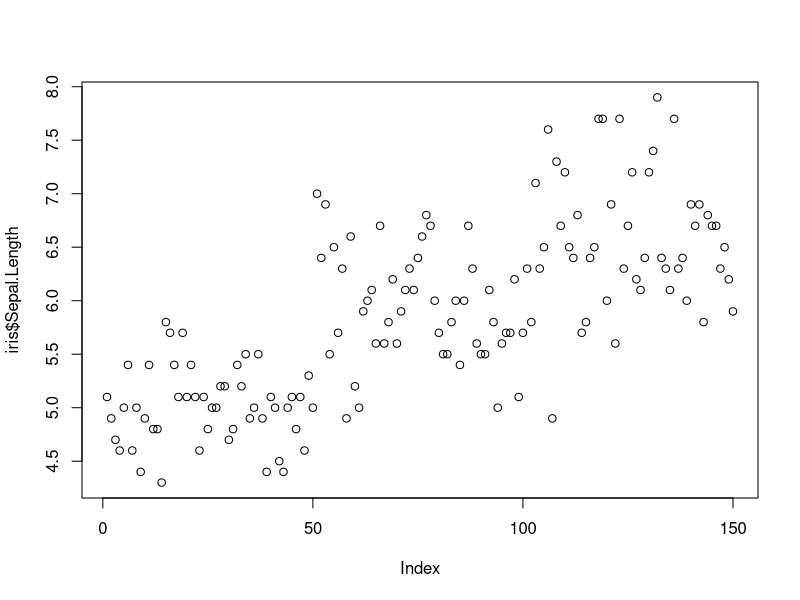
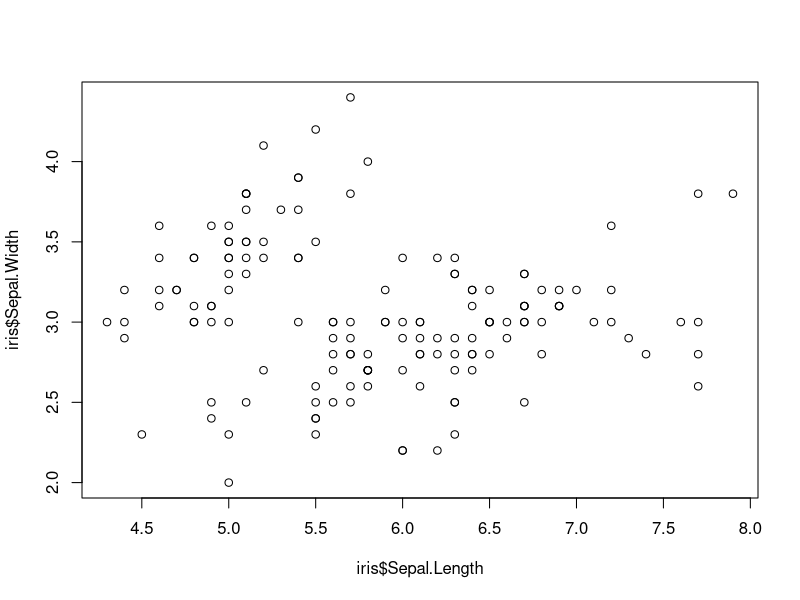
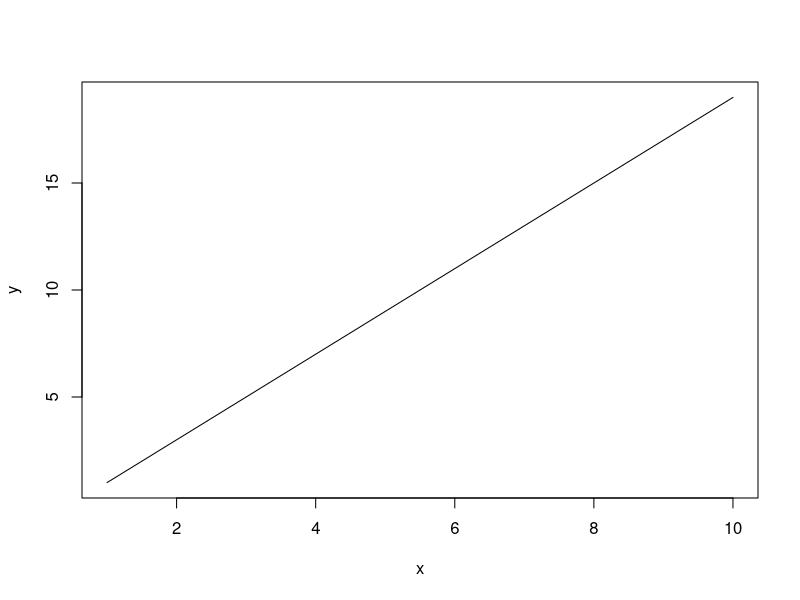
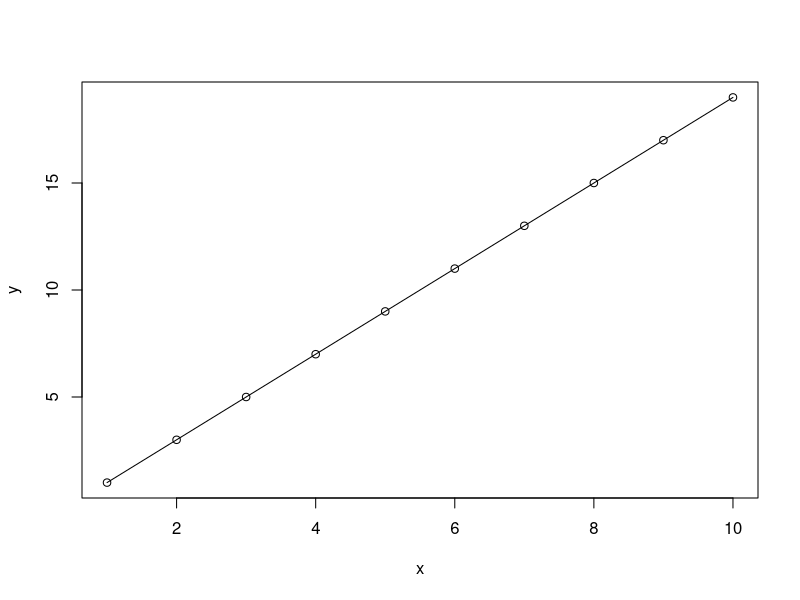
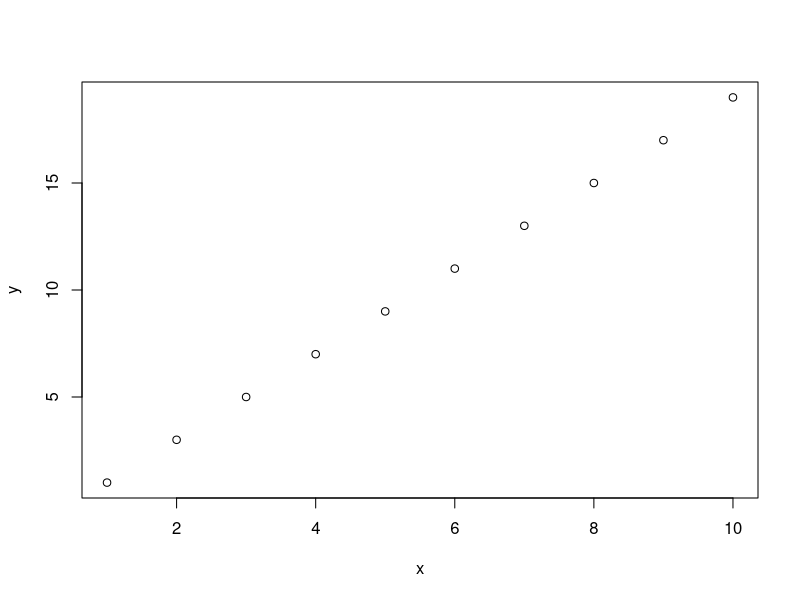
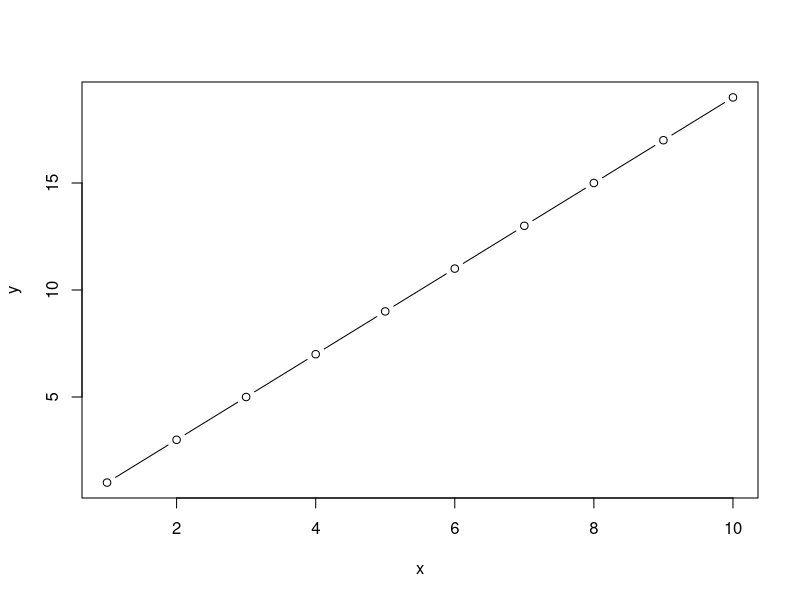
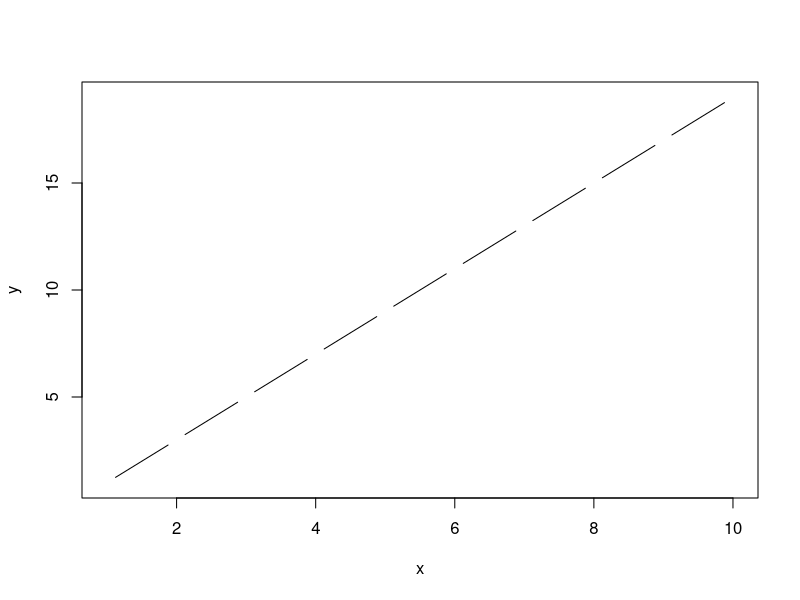
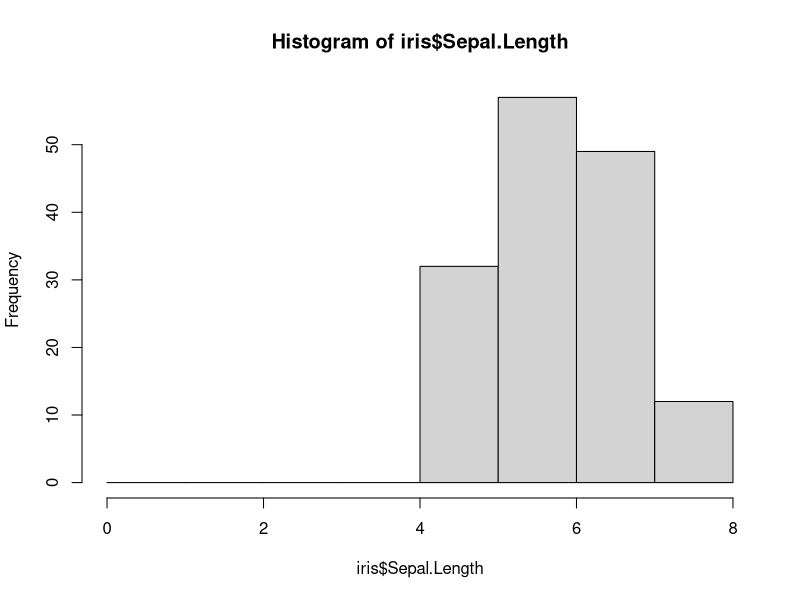

The R script that drew these images, in order: (Note: this script raises an error after producing the figures.)
iris
plot(iris$Sepal.Length) 

with(iris, plot(iris$Sepal.Length , iris$Sepal.Width))

x <- 1:10
y <- seq(1,20,2)

plot(x , y , type = 'l')
plot(x , y , type = 'o')
plot(x , y , type = 'p')
plot(x , y , type = 'b')
plot(x , y , type = 'c')
x <- seq(0,8,1)
hist(iris$Sepal.Length , breaks = x)

hist(iris$Sepal.Length , breaks = x , freq = FALSE)

dens <- density(iris$Sepal.Length)
dens
plot(dens)


hist(iris$Sepal.Length, breaks = x , freq = FALSE) 
lines(dens)


boxplot(iris$Sepal.Length , ylab = 'SL')
boxplot(iris$Sepal.Length ~ iris$Sepal.Width*iris$Species , cex.axis = .7)


install.packages('vioplot')
library(vioplot)

 vioplot(iris$Sepal.Length ~ iris$Species , col = c('blue','grey','red'))


dotchart(iris$Sepal.Length , groups = iris$Species)

plot(iris)


coplot(iris$Sepal.Length~iris$Sepal.Width | iris$Species , overlap = 0 )

coplot(iris$Sepal.Length~iris$Sepal.Width | iris$Petal.Length , overlap = 0 )

coplot(CO2$conc ~ CO2$uptake | CO2$Treatment , overlap = 0)

install.packages('lattice')
library(lattice)

histogram(~iris$Sepal.Length , type = 'count' , data = iris)

bwplot(iris$Sepal.Length ~ iris$Sepal.Width ,)

dev.off()   

dotplot(iris$Sepal.Width ~ iris$Species)

histogram(~iris$Sepal.Length | iris$Species , layout = c(3,1))


bwplot(iris$Sepal.Length ~ iris$Sepal.Width | iris$Species)

xyplot(iris$Sepal.Length ~ iris$Sepal.Width | iris$Petal.Length*iris$Species)



par(mar = c(5.1, 4.1, 4.1, 2.1))

plot(iris$Sepal.Length , iris$Sepal.Width , xlab = 'sw',ylab = expression(paste('pl(cm'^'2' , ')')),
     xlim = c(4,8.5), ylim = c(1,5) , bty = 'l')

#Use of dplyr function:

library(dplyr)
glimpse(iris)

x <- iris %>% 
  group_by(Species) %>% 
  summarise(avg = mean(Sepal.Length)) %>% 
  arrange(avg)


mtcars
arrange(mtcars , mtcars$mpg)

arrange(mtcars , desc(mtcars$mpg))

rename(mtcars , va = vs)

##subsetting
# filter
attach(iris)
x <- filter(iris , Sepal.Length>7 )
x
#distinct

x <- distinct(iris)

#sample_frac
x <- sample_frac(iris ,0.1,replace = F)


#slice
x <- slice(iris , 10:15)

#top_n
x <- top_n(iris , 3, Sepal.Width)

#selection


x <- select(iris , contains('Sep'))
x

x <- select(iris , ends_with('es'))
x

x <- select(iris, everything())
x


x <- select(iris , matches('.s'))
x

x <- select(iris , num_range('x' , 1:5))
x
library(dplyr)

iris

histogram(~iris$Sepal.Length | iris$Species , layout=c(1,3))

plot(iris$Sepal.Length,iris$Sepal.Width , type = 'n', bty='l',ylim = c(1.5,5.5), overlap = F)
points(x = iris$Sepal.Length[iris$Species=='setosa'],
       y = iris$Sepal.Width[iris$Species=='setosa'],
       pch = 16, col = 'deeppink3')
points(x = iris$Sepal.Length[iris$Species=='virginica'],
       y = iris$Sepal.Width[iris$Species=='virginica'],
       pch = 16, col = 'yellowgreen')
points(x = iris$Sepal.Length[iris$Species=='versicolor'],
       y = iris$Sepal.Width[iris$Species=='versicolor'],
       pch = 16, col = 'deepskyblue')

legend(x = 5,y=5.5,col = c('deeppink3','yellowgreen','deepskyblue'),
       pch = c(16,16,16), horiz = T,
       legend = c('setosa','virginica','versicolor'),
       bty = 'n',title = 'species')
labels(xlab = 'Sepal Length(cm)',ylab = 'Sepal Width',title='Iris',subtitle = 'Species in iris')


par(mfrow = c(1,2))
plot(flower$weight,flower$shootarea)
boxplot(flower$shootarea~flower$nitrogen , cex.axis = .6)




par(mar = c(4,4,0,0))
plot(flower$weight,flower$shootarea)
par(mar = c(4,0,0,0))
boxplot(flower$shootarea,frame=F,axes = F)
par(mar = c(0,4,0,0))
boxplot(flower$weight,horizontal = T,frame=F,axes=F)






par(mar = c(2, 2, 0, 0))
plot(flower$weight, flower$shootarea,
     xlab = "weight (g)", ylab = "shoot area (cm2)")
par(mar = c(0, 2, 0, 0))
boxplot(flower$weight, horizontal = TRUE, frame = FALSE,
        axes =FALSE)
par(mar = c(2, 0, 0, 0))
boxplot(flower$shootarea, frame = FALSE, axes = FALSE)

install.packages('palmerpenguins')
library(palmerpenguins)

install.packages('ggplot2')
library(ggplot2)

ggplot2(data = penguins, aes(x = flipper_length_mm, y = body_mass_g)) + geom_point()

   
